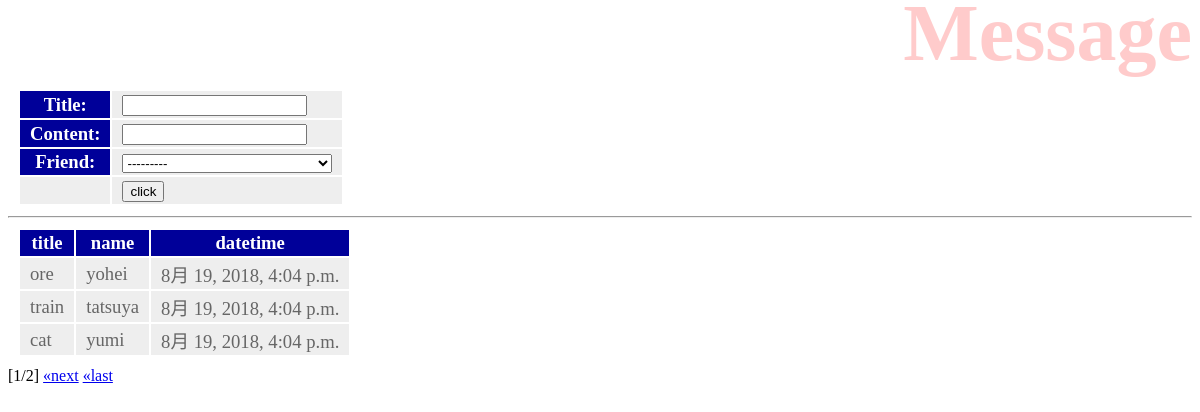
Page /hello/message/ on the committed database.
### hello/models.py (models this page shows, shortened)
class Message(models.Model):
    friend = models.ForeignKey(Friend, on_delete=models.CASCADE)
    title = models.CharField(max_length=100)
    content = models.CharField(max_length=300)
    pub_date = models.DateTimeField(auto_now_add=True)
    class Meta:
        ordering = ('pub_date',)

class Friend(models.Model):
    name = models.CharField(max_length=10, validators=[MinLengthValidator(1), number_only],)
    mail = models.EmailField(max_length=200)
    gender = models.BooleanField()
    age = models.IntegerField(default=0, validators=[MinValueValidator(0), MaxValueValidator(150)])
    birthday = models.DateField()
    def __str__(self):
        return '< Friend: id=' + str(self.id) + ',' + self.name + '(' + str(self.age) + ') >'

### hello/views.py (the view)
# urls.py: path('message/', views.message, name='message'),
def message(request, page=1):
    if request.method == 'POST':
        form = MessageForm(request.POST, instance=Message())
        form.save()
    data = Message.objects.all().reverse()
    paginator = Paginator(data, 3)
    params = {
        'title': 'Message',
        'form': MessageForm(),
        'data': paginator.get_page(page),
    }
    return render(request, 'hello/message.html', params)

### hello/forms.py
class MessageForm(forms.ModelForm):
    class Meta:
        model = Message
        fields = ['title', 'content', 'friend']

### hello/templates/hello/message.html (shortened to what this page needs)
{% load static %}
<!DOCTYPE html>
<html lang="ja">
<head>
    <link rel="stylesheet" type="text/css" href="{% static 'hello/css/style.css' %}" />
</head>
<body>
    <h1>{{title}}</h1>
    <table>
        <form action="{% url 'message' %}" method="post">
            {{ form.as_table }}
            <tr><td></td><td><input type="submit" value="click"></td></tr>
        </form>
    </table>
    <hr>
    <table>
        <tr>
            <th>title</th>
            <th>name</th>
            <th>datetime</th>
        </tr>
    {% for item in data %}
        <tr>
            <td>{{item.title}}</td>
            <td>{{item.friend.name}}</td>
            <td>{{item.pub_date}}</td>
        </tr>
    {% endfor %}
    </table>
    <div class="pagination">
        <span class="current">
            [{{data.number}}/{{data.paginator.num_pages}}]
        </span>
        {% if data.has_next %}
            <a href="{% url 'message' %}{{ data.next_page_number }}">&laquo;next</a>
            <a href="{% url 'message' %}{{ data.paginator.num_pages }}">&laquo;last</a>
        {% endif %}
    </div>
</body>
</html>

### hello/static/hello/css/style.css (style rules this page uses)
h1 { color:red; opacity:0.2; font-size:60pt; margin-top:-20px; margin-bottom:0px; text-align:right; }
table { margin:10px; font-size:14pt; }
table tr th { background-color:#009; color:white; padding:2px 10px; border-size:2px; }
table tr td { background-color:#eee; color:#666; padding:2px 10px; border-size:2px; }

### rows in the picture
Message: title "ore", friend.name "yohei", pub_date "8月 19, 2018, 4:04 p.m."
Message: title "train", friend.name "tatsuya", pub_date "8月 19, 2018, 4:04 p.m."
Message: title "cat", friend.name "yumi", pub_date "8月 19, 2018, 4:04 p.m."

### other values in the picture
{{ data.number }} "1"
{{ data.paginator.num_pages }} "2"
